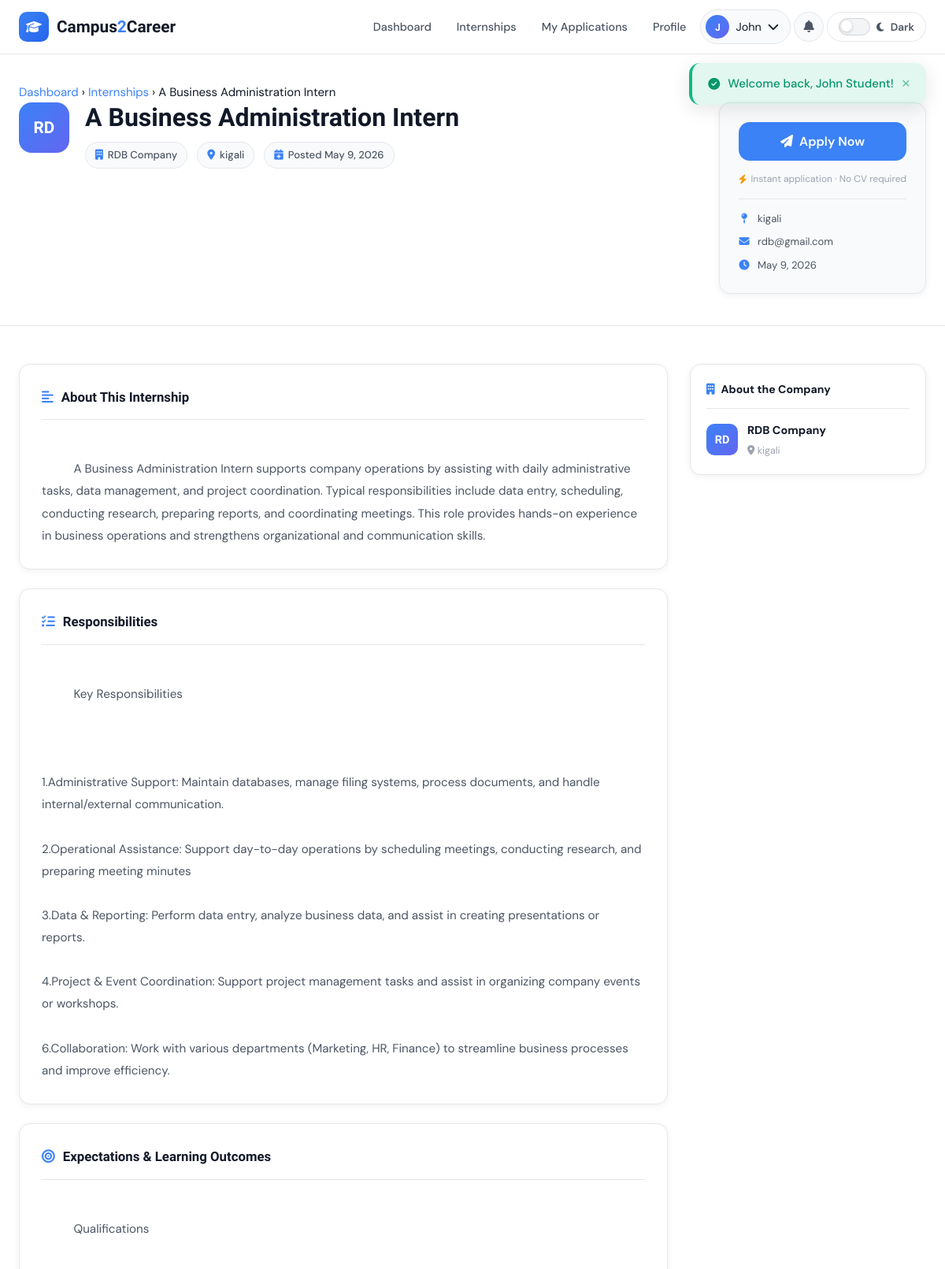
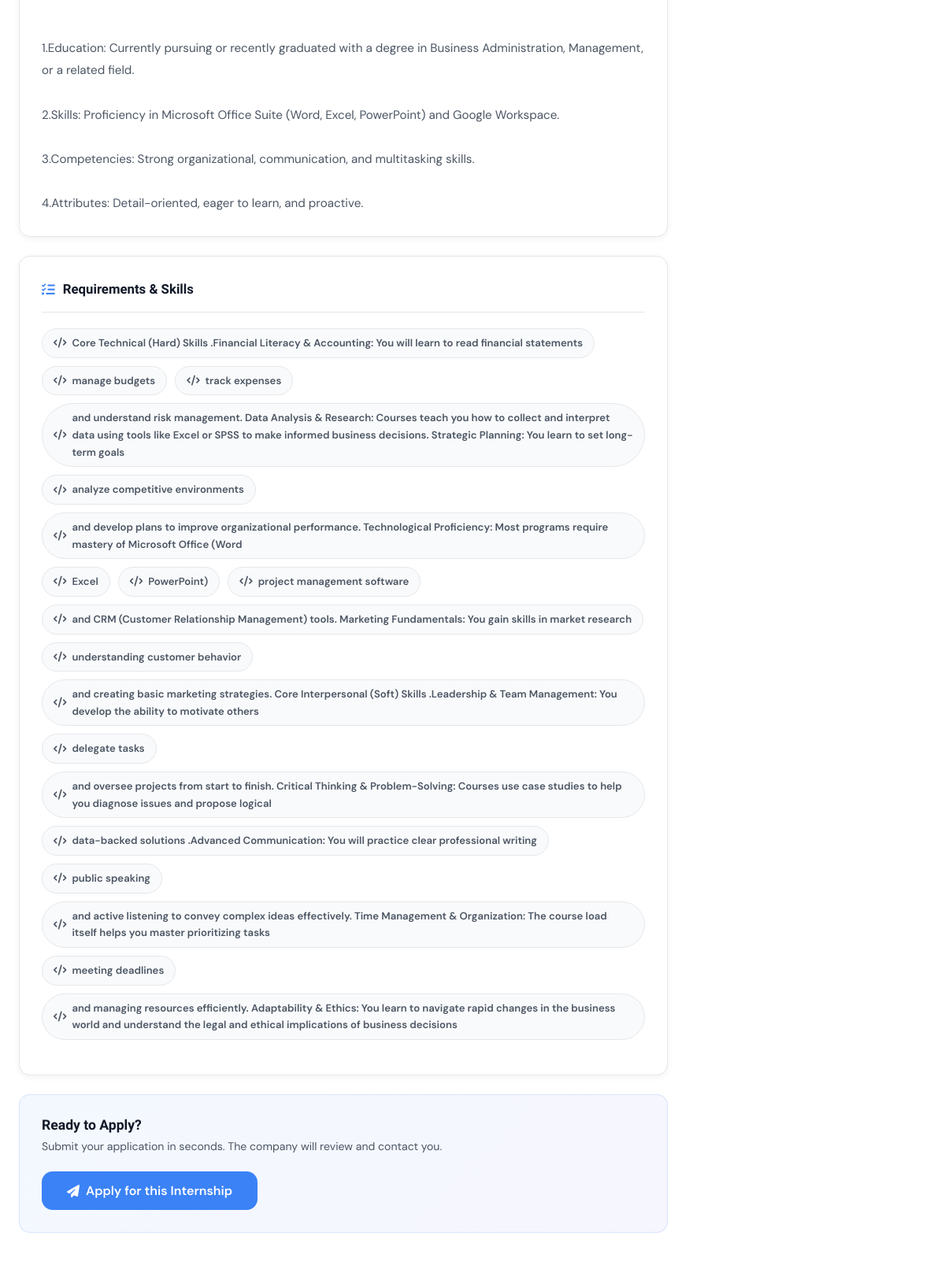
The page /views/student/internship_details.php?id=3 (signed in, upper part) on the database its author committed (2 pictures, top to bottom).
### tables this page shows
CREATE TABLE `internships` (
  `internship_id` int(11) NOT NULL,
  `company_id` int(11) DEFAULT NULL,
  `title` varchar(150) NOT NULL,
  `description` longtext DEFAULT NULL,
  `responsibilities` longtext DEFAULT NULL,
  `expectations` longtext DEFAULT NULL,
  `internship_location` varchar(160) DEFAULT NULL,
  `requirements` longtext DEFAULT NULL,
  `created_at` timestamp NOT NULL DEFAULT current_timestamp()
);

CREATE TABLE `companies` (
  `company_id` int(11) NOT NULL,
  `user_id` int(11) DEFAULT NULL,
  `company_name` varchar(100) DEFAULT NULL,
  `location` varchar(100) DEFAULT NULL,
  `description` longtext DEFAULT NULL,
  `website` varchar(255) DEFAULT NULL
);

CREATE TABLE `users` (
  `user_id` int(11) NOT NULL,
  `name` varchar(100) NOT NULL,
  `email` varchar(100) NOT NULL,
  `password` varchar(255) NOT NULL,
  `role` enum('student','company','admin') NOT NULL,
  `created_at` timestamp NOT NULL DEFAULT current_timestamp(),
  `account_status` enum('active','disabled') DEFAULT 'active'
);

### models/SkillMatcher.php (called while the page is built, shortened)
<?php
class SkillMatcher {
    public static function match(string $studentSkills, string $requirements): array {
        $studentArr = self::tokenize($studentSkills);
        $reqArr     = self::tokenize($requirements);
        $matched = array_intersect($reqArr, $studentArr);
        $percent = (int)round((count($matched) / count($reqArr)) * 100);
        return [
            'percent' => min($percent, 100),
            'matched' => array_values($matched),
            'total'   => count($reqArr),
        ];
    }
    private static function tokenize(string $str): array {
        $parts = preg_split('/[\s,;\/\|]+/', strtolower($str));
        return array_filter(array_map('trim', $parts));
    }
}

### views/student/internship_details.php (the view, shortened to what this page needs)
<?php
require_once '../../models/SkillMatcher.php';
$id  = (int)($_GET['id'] ?? 0);
$pdo = getDBConnection();
$stmt = $pdo->prepare("
    SELECT i.*, c.company_name, c.description AS company_description, c.website,
           COALESCE(NULLIF(i.internship_location,''), c.location) AS location, u.email AS company_email
    FROM internships i
    JOIN companies c ON c.company_id = i.company_id
    JOIN users     u ON u.user_id    = c.user_id
    WHERE i.internship_id = ?
");
$stmt->execute([$id]);
$job = $stmt->fetch();
$student_id = $_SESSION['role_id'];
$applied = $pdo->prepare("SELECT application_id FROM applications WHERE student_id=? AND internship_id=?");
$applied->execute([$student_id, $id]);
$existingApp = $applied->fetch();
$sr = $pdo->prepare("SELECT skills FROM students WHERE user_id=?");
$sr->execute([$_SESSION['user_id']]);
$skillRow      = $sr->fetch();
$studentSkills = $skillRow['skills'] ?? '';
$match         = SkillMatcher::match($studentSkills, $job['requirements']);
require_once '../../includes/header.php';
?>
<div class="id-hero">
  <div class="container">
    <div class="breadcrumb">
      <a href="dashboard.php">Dashboard</a>
      <span class="sep">›</span>
      <a href="internships.php">Internships</a>
      <span class="sep">›</span>
      <span><?= htmlspecialchars($job['title']) ?></span>
    </div>
    <div class="id-hero-inner">
      <div class="id-hero-left">
        <div class="id-company-logo">
          <?= strtoupper(substr($job['company_name'], 0, 2)) ?>
        </div>
        <div>
          <h1 class="id-title"><?= htmlspecialchars($job['title']) ?></h1>
          <div class="id-meta-row">
            <span class="id-meta-chip"><i class="fas fa-building"></i> <?= htmlspecialchars($job['company_name']) ?></span>
            <span class="id-meta-chip"><i class="fas fa-map-marker-alt"></i> <?= htmlspecialchars($job['location']) ?></span>
            <span class="id-meta-chip"><i class="fas fa-calendar-plus"></i> Posted <?= date('M j, Y', strtotime($job['created_at'])) ?></span>
          </div>
        </div>
      </div>
      <div class="id-apply-card">
        <?php if ($existingApp): ?>
          <div class="id-applied-badge">
            <i class="fas fa-check-circle"></i> Already Applied
          </div>
          <a href="applications.php" class="btn btn-outline btn-block mt-16">
            <i class="fas fa-list"></i> View My Applications
          </a>
        <?php else: ?>
          <form action="../../controllers/internship_controller.php" method="POST">
            <button type="submit" class="btn btn-blue btn-block btn-lg">
              <i class="fas fa-paper-plane"></i> Apply Now
            </button>
          </form>
          <p class="id-apply-note"><i class="fas fa-bolt"></i> Instant application · No CV required</p>
        <?php endif; ?>
        <div class="id-quick-facts">
          <div class="id-qf-row"><i class="fas fa-map-pin"></i><span><?= htmlspecialchars($job['location']) ?></span></div>
          <div class="id-qf-row"><i class="fas fa-envelope"></i><span><?= htmlspecialchars($job['company_email']) ?></span></div>
          <div class="id-qf-row"><i class="fas fa-clock"></i><span><?= date('M j, Y', strtotime($job['created_at'])) ?></span></div>
        </div>
      </div>
    </div>
  </div>
</div>
<section class="section-sm">
<div class="container">
  <div class="id-body-grid">
    <div class="id-main">
      <div class="id-section-card">
        <div class="id-section-title">
          <i class="fas fa-align-left"></i> About This Internship
        </div>
        <div class="id-prose">
          <?= nl2br(htmlspecialchars($job['description'])) ?>
        </div>
      </div>
      <?php if (!empty($job['responsibilities'])): ?>
      <div class="id-section-card">
        <div class="id-section-title">
          <i class="fas fa-list-check"></i> Responsibilities
        </div>
        <div class="id-prose">
          <?= nl2br(htmlspecialchars($job['responsibilities'])) ?>
        </div>
      </div>
      <?php endif; ?>
      <?php if (!empty($job['expectations'])): ?>
      <div class="id-section-card">
        <div class="id-section-title">
          <i class="fas fa-bullseye"></i> Expectations & Learning Outcomes
        </div>
        <div class="id-prose">
          <?= nl2br(htmlspecialchars($job['expectations'])) ?>
        </div>
      </div>
      <?php endif; ?>
      <?php if (!empty($job['requirements'])): ?>
      <div class="id-section-card">
        <div class="id-section-title">
          <i class="fas fa-tasks"></i> Requirements & Skills
        </div>
        <div class="id-skills-grid">
          <?php
          $reqs = array_filter(array_map('trim', explode(',', $job['requirements'])));
          foreach ($reqs as $req):
            $matched = in_array(strtolower($req), array_map('strtolower', $match['matched']));
          ?>
          <div class="id-skill-chip <?= $matched ? 'id-skill-matched' : '' ?>">
            <?php if ($matched): ?><i class="fas fa-check"></i><?php else: ?><i class="fas fa-code"></i><?php endif; ?>
            <?= htmlspecialchars($req) ?>
          </div>
          <?php endforeach; ?>
        </div>
      </div>
      <?php endif; ?>
      <?php if (!$existingApp): ?>
      <div class="id-bottom-cta">
        <div>
          <h3>Ready to Apply?</h3>
          <p>Submit your application in seconds. The company will review and contact you.</p>
        </div>
        <form action="../../controllers/internship_controller.php" method="POST">
          <button type="submit" class="btn btn-blue btn-lg">
            <i class="fas fa-paper-plane"></i> Apply for this Internship
          </button>
        </form>
      </div>
      <?php endif; ?>
    </div>
    <aside class="id-sidebar">
      <div class="id-sidebar-card">
        <div class="id-sidebar-card-title"><i class="fas fa-building"></i> About the Company</div>
        <div class="id-company-info">
          <div class="id-co-logo-sm"><?= strtoupper(substr($job['company_name'],0,2)) ?></div>
          <div>
            <div class="id-co-name"><?= htmlspecialchars($job['company_name']) ?></div>
            <div class="id-co-loc"><i class="fas fa-map-marker-alt"></i> <?= htmlspecialchars($job['location']) ?></div>
          </div>
        </div>
      </div>
    </aside>
  </div>
</div>
</section>
<?php require_once '../../includes/footer.php'; ?>

### rows shown on the page
internships: title "A Business Administration Intern", company.company_name "RD", company.company_name "RDB Company", created_at "May 9, 2026", users.email "rdb@gmail.com", description "A Business Administration Intern supports company operations by assisting with daily administrative tasks, data management, and project coordination. Typical responsibilities include data entry, scheduling, conducting research, preparing reports, and coordinating meetings. This role provides hands-on experience in business operations and strengthens organizational and communication skills.", responsibilities "Key Responsibilities 1.Administrative Support: Maintain databases, manage filing systems, process documents, and handle internal/external communication. 2.Operational Assistance: Support day-to-day operations by scheduling meetings, conducting research, and preparing meeting minutes 3.Data & Reporting: Perform data entry, analyze business data, and assist in creating presentations or reports. 4.Project & Event Coordination: Support project management tasks and assist in organizing company events or workshops. 6.Collaboration: Work with various departments (Marketing, HR, Finance) to streamline business processes and improve efficiency.", expectations "Qualifications 1.Education: Currently pursuing or recently graduated with a degree in Business Administration, Management, or a related field. 2.Skills: Proficiency in Microsoft Office Suite (Word, Excel, PowerPoint) and Google Workspace. 3.Competencies: Strong organizational, communication, and multitasking skills. 4.Attributes: Detail-oriented, eager to learn, and proactive.", requirements "Core Technical (Hard) Skills .Financial Literacy & Accounting: You will learn to read financial statements", requirements "manage budgets", requirements "track expenses", requirements "and understand risk management. Data Analysis & Research: Courses teach you how to collect and interpret data using tools like Excel or SPSS to make informed business decisions. Strategic Planning: You learn to set long-term goals", requirements "analyze competitive environments", requirements "and develop plans to improve organizational performance. Technological Proficiency: Most programs require mastery of Microsoft Office (Word", requirements "Excel", requirements "PowerPoint)", requirements "project management software", requirements "and CRM (Customer Relationship Management) tools. Marketing Fundamentals: You gain skills in market research", requirements "understanding customer behavior", requirements "and creating basic marketing strategies. Core Interpersonal (Soft) Skills .Leadership & Team Management: You develop the ability to motivate others", requirements "delegate tasks", requirements "and oversee projects from start to finish. Critical Thinking & Problem-Solving: Courses use case studies to help you diagnose issues and propose logical", requirements "data-backed solutions .Advanced Communication: You will practice clear professional writing", requirements "public speaking", requirements "and active listening to convey complex ideas effectively. Time Management & Organization: The course load itself helps you master prioritizing tasks", requirements "meeting deadlines", requirements "and managing resources efficiently. Adaptability & Ethics: You learn to navigate rapid changes in the business world and understand the legal and ethical implications of business decisions"

### other values the page prints
substr($currentUser['name'], 0, 1) "J"
explode(' ', $currentUser['name'])[0] "John"
$flash['message'] "Welcome back, John Student!"
$job['location'] "kigali"
